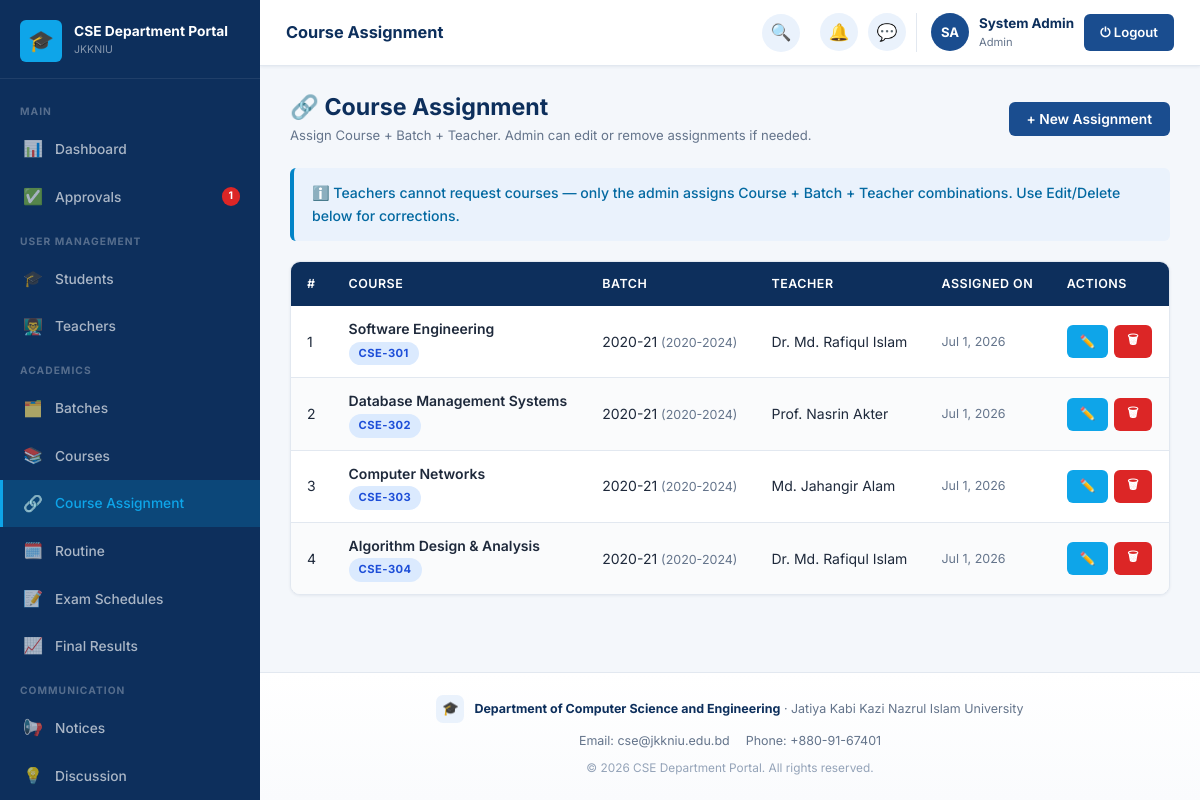
The app's page /admin/course_assignments.php (signed in) with its own data.
### tables this page shows
CREATE TABLE settings (
    id INT AUTO_INCREMENT PRIMARY KEY,
    portal_name VARCHAR(150) NOT NULL DEFAULT 'CSE Department Portal',
    university_name VARCHAR(200) NOT NULL DEFAULT 'Jatiya Kabi Kazi Nazrul Islam University',
    department_name VARCHAR(200) NOT NULL DEFAULT 'Department of Computer Science and Engineering',
    description TEXT DEFAULT NULL,
    contact_info TEXT DEFAULT NULL,
    logo VARCHAR(255) DEFAULT NULL
);

CREATE TABLE course_assignments (
    id INT AUTO_INCREMENT PRIMARY KEY,
    course_id INT NOT NULL,
    batch_id INT NOT NULL,
    teacher_id INT NOT NULL,
    created_at TIMESTAMP DEFAULT CURRENT_TIMESTAMP,
    UNIQUE KEY uniq_assignment (course_id, batch_id),
    CONSTRAINT fk_ca_course  FOREIGN KEY (course_id)  REFERENCES courses(course_id)   ON DELETE CASCADE,
    CONSTRAINT fk_ca_batch   FOREIGN KEY (batch_id)   REFERENCES batches(batch_id)    ON DELETE CASCADE,
    CONSTRAINT fk_ca_teacher FOREIGN KEY (teacher_id) REFERENCES teachers(teacher_id) ON DELETE CASCADE
);

CREATE TABLE courses (
    course_id INT AUTO_INCREMENT PRIMARY KEY,
    course_code VARCHAR(20) NOT NULL UNIQUE,
    course_title VARCHAR(200) NOT NULL,
    credit DECIMAL(3,1) NOT NULL,
    semester VARCHAR(50) NOT NULL,
    status ENUM('active','inactive') NOT NULL DEFAULT 'active',
    created_at TIMESTAMP DEFAULT CURRENT_TIMESTAMP
);

CREATE TABLE batches (
    batch_id INT AUTO_INCREMENT PRIMARY KEY,
    batch_name VARCHAR(50) NOT NULL,
    session VARCHAR(20) NOT NULL,
    created_at TIMESTAMP DEFAULT CURRENT_TIMESTAMP
);

CREATE TABLE users (
    id INT AUTO_INCREMENT PRIMARY KEY,
    name VARCHAR(120) NOT NULL,
    email VARCHAR(150) NOT NULL UNIQUE,
    password VARCHAR(255) NOT NULL,
    role ENUM('admin','teacher','student') NOT NULL,
    status ENUM('pending','active','inactive','rejected') NOT NULL DEFAULT 'pending',
    profile_photo VARCHAR(255) DEFAULT NULL,
    reset_token VARCHAR(100) DEFAULT NULL,
    reset_token_expiry DATETIME DEFAULT NULL,
    created_at TIMESTAMP DEFAULT CURRENT_TIMESTAMP
);

### app/classes/SettingsModel.php (called while the page is built, shortened)
<?php
class SettingsModel
{
    private PDO $db;
    public function __construct()
    {
        $this->db = Database::getInstance()->getConnection();
    }
    public function get(): array
    {
        $stmt = $this->db->query("SELECT * FROM settings ORDER BY id LIMIT 1");
        $row = $stmt->fetch();
        return $row;
    }
}

### app/classes/Database.php (called while the page is built, shortened)
<?php
class Database
{
    private static ?Database $instance = null;
    private PDO $connection;
    private function __construct()
    {
        $dsn = 'mysql:host=' . DB_HOST . ';dbname=' . DB_NAME . ';charset=' . DB_CHARSET;
        $options = [
            PDO::ATTR_ERRMODE            => PDO::ERRMODE_EXCEPTION,
            PDO::ATTR_DEFAULT_FETCH_MODE => PDO::FETCH_ASSOC,
            PDO::ATTR_EMULATE_PREPARES   => false,
        ];
        $this->connection = new PDO($dsn, DB_USER, DB_PASS, $options);
    }
    public static function getInstance(): Database
    {
        if (self::$instance === null) {
            self::$instance = new self();
        }
        return self::$instance;
    }
    public function getConnection(): PDO
    {
        return $this->connection;
    }
}

### config/config.php (called while the page is built, shortened)
<?php
spl_autoload_register(function ($class) {
    $paths = [
        ROOT_PATH . '/app/classes/' . $class . '.php',
        ROOT_PATH . '/app/models/' . $class . '.php',
        ROOT_PATH . '/app/controllers/' . $class . '.php',
    ];
    foreach ($paths as $path) {
        if (file_exists($path)) {
            return;
        }
    }
});

### app/classes/User.php (called while the page is built, shortened)
<?php
class User
{
    protected PDO $db;
    public function __construct()
    {
        $this->db = Database::getInstance()->getConnection();
    }
    public function getPendingUsers(): array
    {
        $stmt = $this->db->query("SELECT * FROM users WHERE status = 'pending' ORDER BY created_at DESC");
        return $stmt->fetchAll();
    }
}

### app/classes/ProfileRequestModel.php (called while the page is built, shortened)
<?php
class ProfileRequestModel
{
    private PDO $db;
    public function __construct()
    {
        $this->db = Database::getInstance()->getConnection();
    }
    public function countPending(): int
    {
        return (int) $this->db->query("SELECT COUNT(*) FROM profile_requests WHERE status='pending'")->fetchColumn();
    }
}

### app/classes/CourseModel.php (called while the page is built, shortened)
<?php
class CourseModel
{
    private PDO $db;
    public function __construct()
    {
        $this->db = Database::getInstance()->getConnection();
    }
    public function getAllAssignments(): array
    {
        $stmt = $this->db->query(
            "SELECT ca.*, c.course_code, c.course_title, b.batch_name, b.session, u.name AS teacher_name
             FROM course_assignments ca
             JOIN courses c  ON ca.course_id  = c.course_id
             JOIN batches b  ON ca.batch_id   = b.batch_id
             JOIN teachers t ON ca.teacher_id = t.teacher_id
             JOIN users u    ON t.user_id     = u.id
             ORDER BY b.batch_name, c.course_code"
        );
        return $stmt->fetchAll();
    }
}

### app/classes/Helper.php (called while the page is built, shortened)
<?php
class Helper
{
    public static function formatDate(string $datetime, string $format = 'M j, Y'): string
    {
        return date($format, strtotime($datetime));
    }
}

### admin/course_assignments.php (the view, shortened to what this page needs)
<?php
require_once '../config/database.php';
$courseModel  = new CourseModel();
$assignments    = $courseModel->getAllAssignments();
$currentPage = 'Course Assignment';
include '../includes/header.php';
?>
<div class="portal-layout">
<?php include '../includes/sidebar.php'; ?>
<div class="main-content">
<?php include '../includes/navbar.php'; ?>
<div class="page-content">
<div class="page-header">
    <div><h2>🔗 Course Assignment</h2><div class="page-subtitle">Assign Course + Batch + Teacher. Admin can edit or remove assignments if needed.</div></div>
    <button class="btn btn-primary" onclick="openModal('assignModal')">+ New Assignment</button>
</div>
<div class="alert alert-info">ℹ️ Teachers cannot request courses — only the admin assigns Course + Batch + Teacher combinations. Use Edit/Delete below for corrections.</div>
<div class="card">
<div class="card-body" style="padding:0">
<div class="table-wrapper">
<table id="dataTable">
    <thead><tr><th>#</th><th>Course</th><th>Batch</th><th>Teacher</th><th>Assigned On</th><th>Actions</th></tr></thead>
    <tbody>
    <?php if (empty($assignments)): ?>
        <tr><td colspan="6" class="text-center" style="padding:40px;color:var(--text-muted)">No course assignments yet.</td></tr>
    <?php else: foreach ($assignments as $i => $a): ?>
    <tr>
        <td><?= $i+1 ?></td>
        <td>
            <div style="font-weight:600"><?= htmlspecialchars($a['course_title']) ?></div>
            <span class="badge badge-info"><?= htmlspecialchars($a['course_code']) ?></span>
        </td>
        <td><?= htmlspecialchars($a['batch_name']) ?> <span style="color:var(--text-muted);font-size:0.78rem">(<?= htmlspecialchars($a['session']) ?>)</span></td>
        <td><?= htmlspecialchars($a['teacher_name']) ?></td>
        <td style="font-size:0.78rem;color:var(--text-muted)"><?= Helper::formatDate($a['created_at']) ?></td>
        <td>
            <div style="display:flex;gap:6px">
                <a href="?edit=<?= $a['id'] ?>" class="btn btn-sm btn-accent">✏️</a>
                <form method="POST" onsubmit="return confirmAction('Remove this assignment? The course will become available to re-assign for this batch.')">
                    <button class="btn btn-sm btn-danger">🗑</button>
                </form>
            </div>
        </td>
    </tr>
    <?php endforeach; endif; ?>
    </tbody>
</table>
</div>
</div>
</div>
</div>
<?php include '../includes/footer.php'; ?>

### includes/sidebar.php (shortened to what this page needs)
<?php
$role         = $_SESSION['role'] ?? 'guest';
$currentPage  = $currentPage ?? '';
$sidebarClass = 'sidebar sidebar-' . $role;
$settingsModel = $settingsModel ?? new SettingsModel();
$settings      = $settings ?? $settingsModel->get();
function navItem($href, $icon, $label, $current, $badge = null) {
    $active = ($current === $label) ? ' active' : '';
    $badgeHtml = $badge ? '<span class="nav-badge">' . $badge . '</span>' : '';
    return '<a href="' . htmlspecialchars($href) . '" class="nav-item' . $active . '">
        <span class="nav-icon">' . $icon . '</span>
        <span>' . htmlspecialchars($label) . '</span>' . $badgeHtml . '
    </a>';
}
$pendingUsersCount  = 0;
$pendingReqCount    = 0;
if ($role === 'admin') {
    $userModel = new User();
    $pendingUsersCount = count($userModel->getPendingUsers());
    $prModel = new ProfileRequestModel();
    $pendingReqCount = $prModel->countPending();
}
$totalPendingBadge = ($pendingUsersCount + $pendingReqCount) ?: null;
?>
<aside class="<?= $sidebarClass ?>">
    <div class="sidebar-brand">
        <div class="brand-logo">
            <div class="brand-icon">
                <?php if (!empty($settings['logo'])): ?>
                    <img src="<?= UPLOAD_URL . htmlspecialchars($settings['logo']) ?>" alt="">
                <?php else: ?>🎓<?php endif; ?>
            </div>
            <div class="brand-text">
                <div class="brand-name"><?= htmlspecialchars($settings['portal_name'] ?? 'CSE Department Portal') ?></div>
                <div class="brand-univ">JKKNIU</div>
            </div>
        </div>
    </div>
    <nav class="sidebar-nav">
    <?php if ($role === 'admin'): ?>
        <div class="nav-section-label">Main</div>
        <?= navItem(BASE_URL.'admin/dashboard.php', '📊', 'Dashboard', $currentPage) ?>
        <?= navItem(BASE_URL.'admin/approvals.php', '✅', 'Approvals', $currentPage, $totalPendingBadge) ?>
        <div class="nav-section-label">User Management</div>
        <?= navItem(BASE_URL.'admin/students.php', '🎓', 'Students', $currentPage) ?>
        <?= navItem(BASE_URL.'admin/teachers.php', '👨‍🏫', 'Teachers', $currentPage) ?>
        <div class="nav-section-label">Academics</div>
        <?= navItem(BASE_URL.'admin/batches.php', '🗂️', 'Batches', $currentPage) ?>
        <?= navItem(BASE_URL.'admin/courses.php', '📚', 'Courses', $currentPage) ?>
        <?= navItem(BASE_URL.'admin/course_assignments.php', '🔗', 'Course Assignment', $currentPage) ?>
        <?= navItem(BASE_URL.'admin/routine.php', '🗓️', 'Routine', $currentPage) ?>
        <?= navItem(BASE_URL.'admin/exam_schedules.php', '📝', 'Exam Schedules', $currentPage) ?>
        <?= navItem(BASE_URL.'admin/results.php', '📈', 'Final Results', $currentPage) ?>
        <div class="nav-section-label">Communication</div>
        <?= navItem(BASE_URL.'admin/notices.php', '📢', 'Notices', $currentPage) ?>
        <?= navItem(BASE_URL.'admin/discussions.php', '💡', 'Discussion', $currentPage) ?>
    <?php endif; ?>
    </nav>
</aside>

### includes/footer.php (shortened to what this page needs)
    <footer class="portal-footer">
        <div class="footer-brand">
            <div class="footer-brand-icon">
                <?php if (!empty($settings['logo'])): ?>
                    <img src="<?= UPLOAD_URL . htmlspecialchars($settings['logo']) ?>" alt="">
                <?php else: ?>🎓<?php endif; ?>
            </div>
            <div class="footer-brand-text">
                <strong><?= htmlspecialchars($settings['department_name'] ?? 'Department of Computer Science and Engineering') ?></strong>
                &middot; <?= htmlspecialchars($settings['university_name'] ?? 'JKKNIU') ?>
            </div>
        </div>
        <?php if (!empty($settings['contact_info'])): ?>
        <div class="footer-contact">
            <?php foreach (explode('|', $settings['contact_info']) as $part): ?>
                <span><?= htmlspecialchars(trim($part)) ?></span>
            <?php endforeach; ?>
        </div>
        <?php endif; ?>
        <div class="footer-copyright">
            &copy; <?= date('Y') ?> <?= htmlspecialchars($settings['portal_name'] ?? 'CSE Department Portal') ?>. All rights reserved.
        </div>
    </footer>
</body>
</html>

### assets/css/dashboard.css (style rules this page uses)
.sidebar-admin .nav-item.active { background: rgba(14,165,233,0.20); color: #0ea5e9; border-left-color: #0ea5e9; }

### records on screen
settings: portal_name "CSE Department Portal", department_name "Department of Computer Science and Engineering", university_name "Jatiya Kabi Kazi Nazrul Islam University", contact_info "Email: cse@jkkniu.edu.bd", contact_info "Phone: +880-91-67401"
course_assignments: course.course_title "Software Engineering", course.course_code "CSE-301", batch.batch_name "2020-21", batch.session "2020-2024", users.name "Dr. Md. Rafiqul Islam", created_at "Jul 1, 2026"
course_assignments: course.course_title "Database Management Systems", course.course_code "CSE-302", batch.batch_name "2020-21", batch.session "2020-2024", users.name "Prof. Nasrin Akter", created_at "Jul 1, 2026"
course_assignments: course.course_title "Computer Networks", course.course_code "CSE-303", batch.batch_name "2020-21", batch.session "2020-2024", users.name "Md. Jahangir Alam", created_at "Jul 1, 2026"
course_assignments: course.course_title "Algorithm Design & Analysis", course.course_code "CSE-304", batch.batch_name "2020-21", batch.session "2020-2024", users.name "Dr. Md. Rafiqul Islam", created_at "Jul 1, 2026"

### other values on screen
$icon "📊 ✅ 🎓 👨‍🏫 🗂️ 📚 🔗 🗓️ 📝 📈 📢 💡"
$label "Dashboard Approvals Students Teachers Batches Courses Course Assignment Routine Exam Schedules Final Results Notices Discussion"
$badge "1"
$pageTitle "Course Assignment"
$initials "SA"
$userName "System Admin"
$role "Admin"
